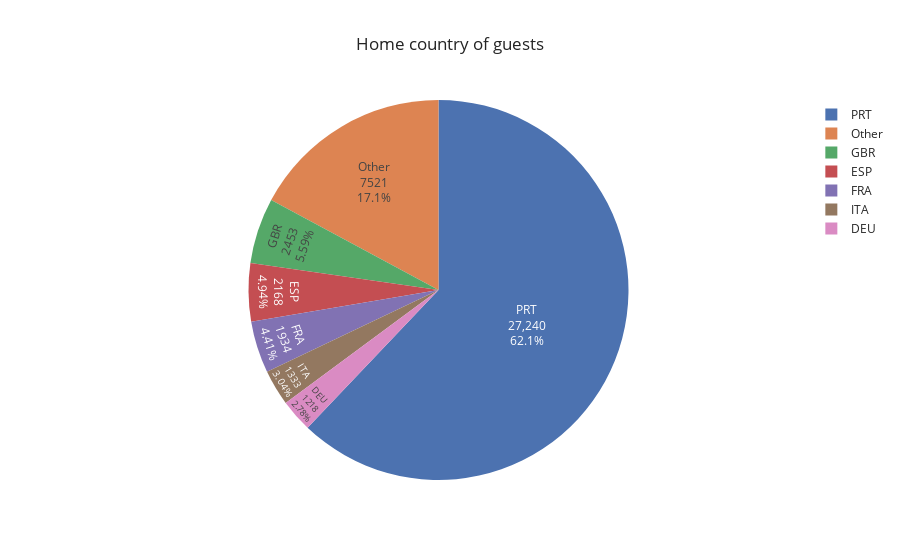

Write notebook code for a chart like this one.
### Code cell
import plotly.express as px

# pie plot
fig = px.pie(country_data_percent,
             values="Number of Guests",
             names="country",
             title="Home country of guests",
             
             template="seaborn")
fig.update_traces(textposition="inside", textinfo="value+percent+label")
fig.show()

### Figure 1 — Plotly figure (JSON) as saved in the notebook; plotly's stock layout.template omitted (floating-point values rounded to 4 significant figures)
{"data": [{"domain": {"x": [0, 1], "y": [0, 1]}, "hovertemplate": "country=%{label}<br>Number of Guests=%{value}<extra></extra>", "labels": ["PRT", "GBR", "ESP", "FRA", "ITA", "DEU", "Other", "Other", "Other", "Other", "Other", "Other", "Other", "Other", "Other", "Other", "Other", "Other", "Other", "Other", "Other", "Other", "Other", "Other", "Other", "Other", "Other", "Other", "Other", "Other", "Other", "Other", "Other", "Other", "Other", "Other", "Other", "Other", "Other", "Other", "Other", "Other", "Other", "Other", "Other", "Other", "Other", "Other", "Other", "Other", "Other", "Other", "Other", "Other", "Other", "Other", "Other", "Other", "Other", "Other", "Other", "Other", "Other", "Other", "Other", "Other", "Other", "Other", "Other", "Other", "Other", "Other", "Other", "Other", "Other", "Other", "Other", "Other", "Other", "Other", "Other", "Other", "Other", "Other", "Other", "Other", "Other", "Other", "Other", "Other", "Other", "Other", "Other", "Other", "Other", "Other", "Other", "Other", "Other", "Other", "Other", "Other", "Other", "Other", "Other", "Other", "Other", "Other", "Other", "Other", "Other", "Other", "Other", "Other", "Other", "Other", "Other", "Other", "Other", "Other", "Other", "Other", "Other", "Other", "Other", "Other", "Other"], "legendgroup": "", "name": "", "showlegend": true, "textinfo": "value+percent+label", "textposition": "inside", "type": "pie", "values": [27240, 2453, 2168, 1934, 1333, 1218, 832, 830, 500, 474, 462, 427, 387, 254, 239, 230, 227, 215, 205, 181, 169, 134, 109, 109, 109, 107, 102, 77, 69, 55, 54, 43, 37, 35, 35, 33, 31, 28, 26, 25, 25, 24, 24, 23, 23, 21, 21, 20, 19, 19, 18, 18, 16, 16, 15, 15, 15, 14, 12, 12, 12, 11, 11, 11, 11, 10, 9, 9, 9, 9, 9, 9, 9, 9, 8, 8, 8, 8, 8, 7, 6, 6, 6, 5, 5, 5, 4, 4, 4, 4, 3, 3, 3, 3, 3, 3, 3, 2, 2, 2, 2, 2, 2, 2, 2, 2, 2, 2, 2, 2, 2, 2, 2, 1, 1, 1, 1, 1, 1, 1, 1, 1, 1, 1, 1, 1, 1]}], "layout": {"legend": {"tracegroupgap": 0}, "title": {"text": "Home country of guests"}}}
